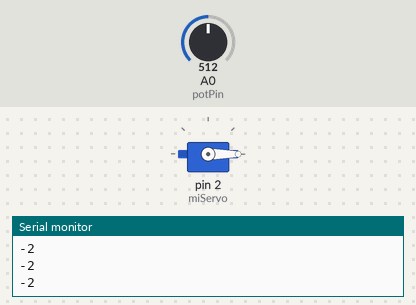
The sketch below on a simulated Arduino Mega 2560, built with avr-gcc and run on an emulated ATmega2560. Parts: servo, the last lines printed to the serial monitor. Inputs (shaded band) come from the test bench; at power-on: A0 (potPin) = 512.

Above: at 1.2 s.
1.3 s: A0 (potPin) set to 716
At 2.1 s:
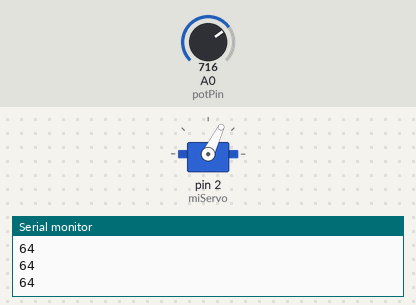
2.8 s: A0 (potPin) set to 511
At 3.3 s:
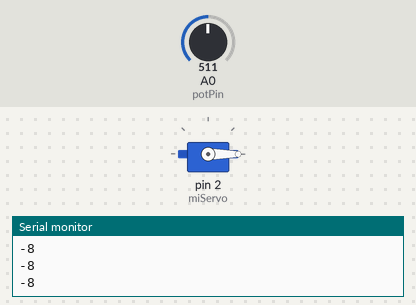
Timing chart, 0 to 5.8 s (numbered marks = the images above; inputs shaded):
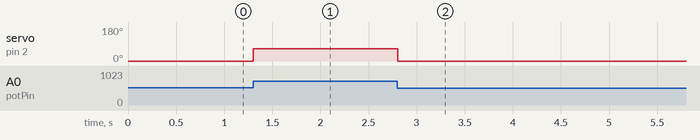

Measured:
- after the input at 1.3 s, servo on pin 2 (miServo): 0° → 64° at once
- after the input at 2.8 s, servo on pin 2 (miServo): 64° → 0° at once

The sketch:

exercise_1.ino
```cpp
// YOUR CODE STARTS HERE

#include <Servo.h>

// Define el pin al que está conectado el potenciómetro
const int potPin = A0;

// Crea un objeto de tipo Servo
Servo miServo;

void setup() {
  Serial.begin(9600); // Initialize serial communication with a baud rate of 9600
  // Inicializa el objeto Servo
  miServo.attach(2);  // El servo está conectado al pin 2

  // Configura el puerto del potenciómetro como entrada
  pinMode(potPin, INPUT);
}

void loop() {
  // Lee el valor del potenciómetro (0 a 1023)
  int valorPot = analogRead(potPin);

  //Serial.print(valorPot);
  Serial.print("\n");
  // Mapea el valor leído al rango de 0 a 180 (rango de movimiento del servo)
  int angulo = valorPot*1023/180;
  Serial.print(angulo);
  Serial.print("\n");

  // Mueve el servo a la posición correspondiente al valor del potenciómetro
  miServo.write(angulo);

  // Espera un breve momento para evitar cambios rápidos
  delay(15);
}

// YOUR CODE FINISH HERE

// Questions to answer:

// What are the three pins of a potentiometer?
// Los dos pines de los extremos se comportan como una resistencia según el
// valor de escala del potenciómetro, mientras que el pin central toma valores
// de la resistencia en función del movimiento realizado.

// What does an analogue input do? Arduino Mega 2560 map voltages between
// ___ into integer values between ___.
// Una entrada analógica (A0-A5) lee valores de tensión de entre 0 y 5 V
// (0 a 1023 bits).
// Un Arduino Mega 2560 mapea valores en el rango (7-12) V.

// Is there analogue output pin?
// En el caso del Arduino Mega 2560, se tienen 15 pines que actúan como
// salidas PWM de 8 bits (pines 2,3,4,5,6,7,8,9,10,11,12,13,44,45,46).

// How can we imitate an analogue output pin using digital pins?
// En primer lugar, se configura la variable asociada al pin como pin de
// salida (pinMode(pinSalidaAnalogica, OUTPUT)), y mediante la función
// analogWrite se asocia un valor entre 0 y 255 a dicho pin.
// for (valorAnalogico = 0; valorAnalogico <= 255; valorAnalogico++) {
//    analogWrite(pinSalidaAnalogica, valorAnalogico);
//    delay(10);
// }

// What are the differences between the data types int and float?
// El tipo de datos float es para números con decimales, mientras que el tipo
// int es para números enteros.

// What is the problem of the division operation between integers? How can you
// force the division to perform floating point arithmetic?
// Si se dividen dos números de tipo int, donde el divisor es mayor que el
// dividendo (50/100), da 0. Por lo tanto, para evitar este problema, habría
// que declarar dichos números (o variables asociadas a dicho valor) de tipo
// float.
```
